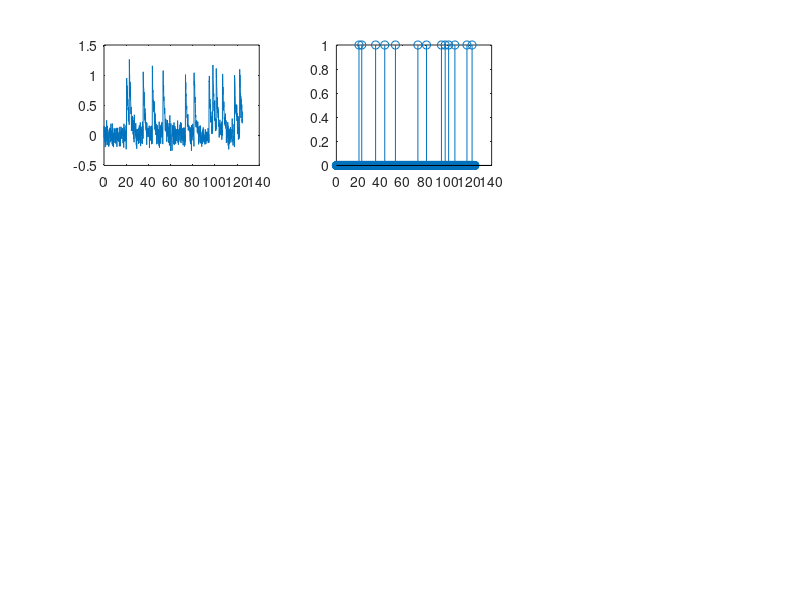

MATLAB code for this plot: (Note: this script raises an error after producing the figure.)
warning('off', 'all');
% set simulation metadata
T       = 1000; % # of time steps
V.dt    = 1/8;  % time step size
% initialize params
P.a     = 1;    % observation scale
P.b     = 0;    % observation bias
tau     = 1.5;    % decay time constant
P.gam   = 1-V.dt/tau; % C(t) = gam*C(t-1)
P.lam   = 0.1;  % firing rate = lam*dt
P.sig   = 0.1;  % standard deviation of observation noise 
% simulate data
N = poissrnd(P.lam*V.dt*ones(T,1)); % simulate spike train
C = filter(1,[1 -P.gam],N);         % calcium concentration
F = P.a*C+P.b + P.sig*randn(T,1);   % observations
% smc-oopsi
fr                 = 8; % Hz
V.fast_iter_max    = 1;
V.smc_iter_max     = 100;
V.dt               = 1/fr;
V.T                = length(F);
V.preprocess       = 1;
V.n_max            = 2;
V.Ncells           = 1;
V.Npixels          = 1;
V.T_o              = V.T;
V.x                = ones(1,V.T);
V.est_c            = 1;
V.est_t            = 1;
V.est_n            = 1;
V.est_h            = 0;
V.est_F            = 1;
V.scan             = 0;
V.Nparticles       = 99;
V.Nspikehist       = 0;
V.condsamp         = 1;
V.ignorelik        = 1;
V.use_true_n       = 0;
V.freq             = 1;
Pest.A     = 50;
Pest.n     = 1;  
Pest.k_d   = 200; 

tvec=0:V.dt:(T-1)*V.dt;
figure;
subplot(331)
plot(tvec,F)
subplot(332)
stem(tvec,N); 


[~, ~, data] = peel_oopsi(F', fr);
subplot(334)
plot(data.tim,data.model)
title('peel')
subplot(337)
stem(data.tim,data.spiketrain)
title('peel')

[~, ~, data] = peel_nl_oopsi(F'*10, fr);
subplot(335)
plot(data.tim,data.model)
title('peel')
subplot(338)
stem(data.tim,data.spiketrain)
title('peel')

